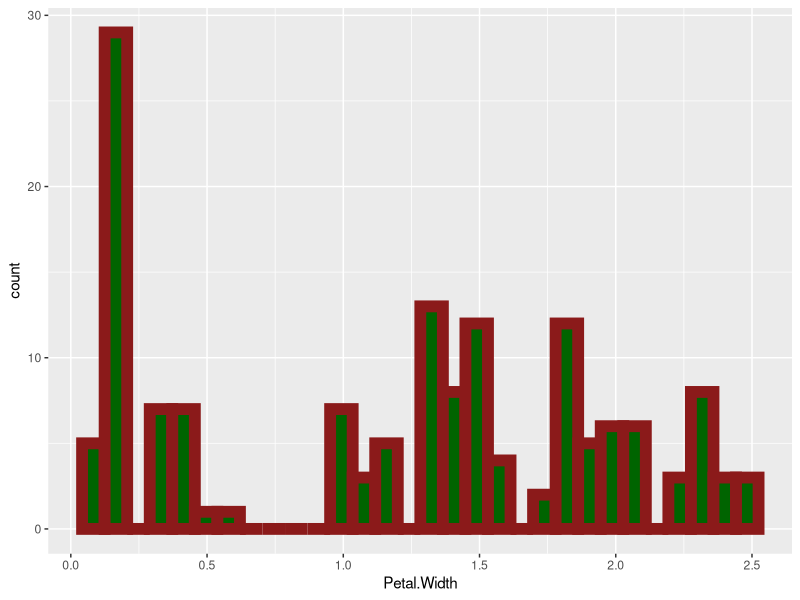
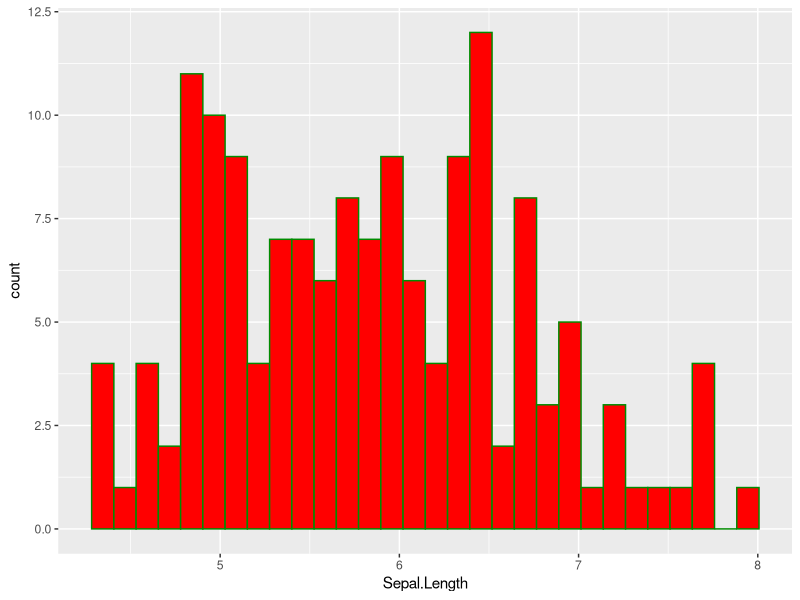

The R script that drew these images, in order:
## ---- chunk 1
knitr::opts_chunk$set(echo = TRUE)
library(tidyverse)
## ---- chunk 2
ggplot(iris) +
  aes(x = Petal.Width) +
  geom_histogram(color = "firebrick4", 
                 fill = "darkgreen",
                 size = 4)



## ---- chunk 3
x <- 300

## ---- chunk 4
ggplot(iris) +
  aes(x = Sepal.Length) +
  geom_histogram(color = "green4",
                 fill = "red1")
